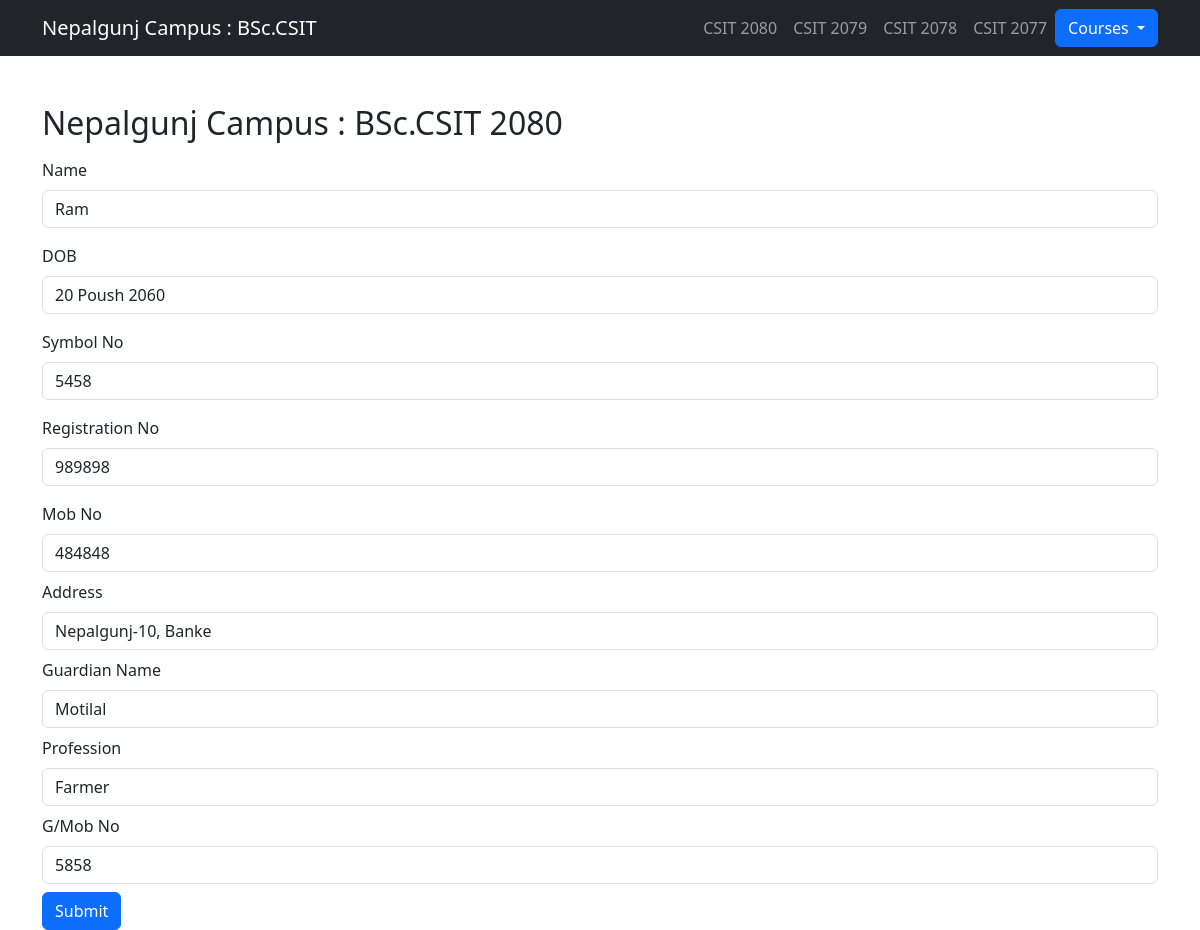
The app's page /csit/formcsit80/editcsit80/1 with its own data.
### csit/models.py (models this page shows, shortened)
class Csit_2080(models.Model):
    name = models.CharField(max_length=50)
    dob = models.CharField(max_length=30)
    symbol = models.CharField(max_length=20)
    reg = models.CharField(max_length=50)
    mob = models.CharField(max_length=10)
    add = models.CharField(max_length=60)
    guardian = models.CharField(max_length=50)
    prof = models.CharField(max_length=50)
    mobs = models.CharField(max_length=10)
    class Meta:
        db_table = "csit2080"

### csit/views_csit.py (the view, shortened to what this page needs)
# urls.py: path("/formcsit80/editcsit80/<pk>", views_csit.editcsit80, name="editcsit80"),
def editcsit80(request, pk):
    dm = Csit_2080.objects.get(id=pk)
    return render(request, "csit/editcsit80.html", {'dm':dm})

### csit/templates/csit/editcsit80.html (shortened to what this page needs)
{% extends 'csit/base.html' %}
{% block content %}
  <body>
    <div class="container mt-5">
        <h2 class="mb-3">Nepalgunj Campus : BSc.CSIT 2080</h2>
        <form action="{% url 'editcsit80' dm.id %}" method="post">
            <div class="mb-3">
                <label class="form-label">Name</label>
                <input type="text" name="name" class="form-control" placeholder="enter name" value="{{dm.name}}">
            </div>
            <div class="mb-3">
                <label class="form-label">DOB</label>
                <input type="text" name="dob" class="form-control" placeholder="enter DOB" value="{{dm.dob}}">
            </div>
            <div class="mb-3">
                <label class="form-label">Symbol No</label>
                <input type="text" name="symbol" class="form-control"  placeholder="enter retail price" value="{{dm.symbol}}">
            </div>
            <div class="mb-3">
                <label class="form-label">Registration No</label>
                <input type="text" name="reg" class="form-control" placeholder="enter registration no" value="{{dm.reg}}">
            </div>
            <div class="mb-2">
                <label class="form-label">Mob No</label>
                <input type="text" name="mob" class="form-control" placeholder="enter mob no" value="{{dm.mob}}">
            </div>
            <div class="mb-2">
                <label class="form-label">Address</label>
                <input type="text" name="add" class="form-control" placeholder="enter address" value="{{dm.add}}">
            </div>
           <div class="mb-2">
                <label class="form-label">Guardian Name</label>
                <input type="text" name="guardian" class="form-control" placeholder="Guardian name" value="{{dm.guardian}}">
            </div>
          <div class="mb-2">
                <label class="form-label">Profession</label>
                <input type="text" name="prof" class="form-control" placeholder="enter profession" value="{{dm.prof}}">
            </div>
            <div class="mb-2">
                <label class="form-label">G/Mob No </label>
                <input type="text" name="mobs" class="form-control" placeholder="enter guardian mob no" value="{{dm.mobs}}">
            </div>
            <button type="submit" class="btn btn-primary">Submit</button>
        </form>
    </div>
</body>
{% endblock %}

### records on screen
Csit_2080: name "Ram", dob "20 Poush 2060", symbol "5458", reg "989898", mob "484848", add "Nepalgunj-10, Banke", guardian "Motilal", prof "Farmer", mobs "5858"
